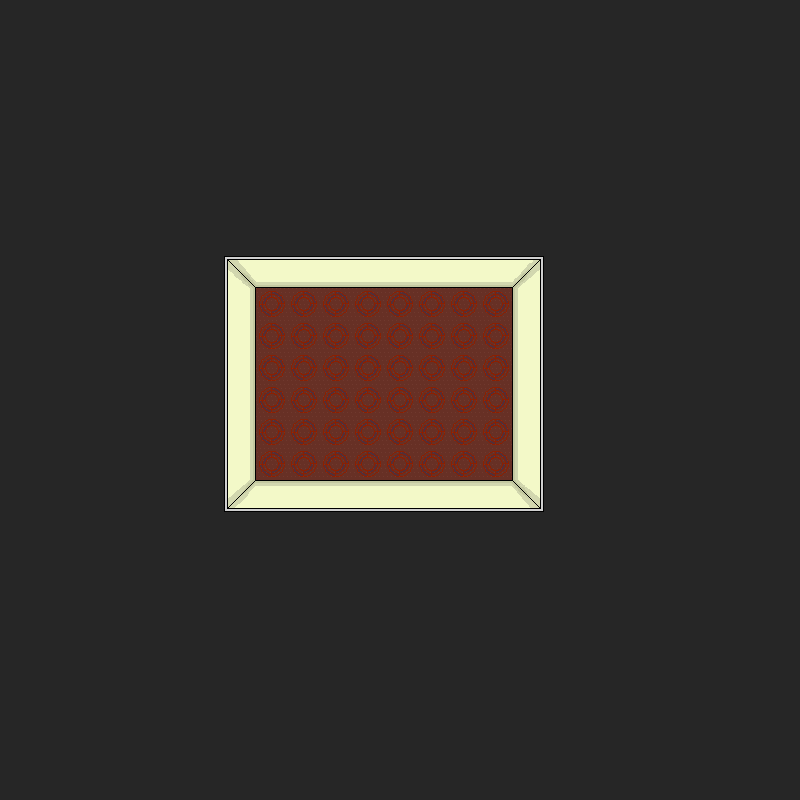

Below is a game level as drawn by its tile map, then a one-line description and the .tmx file that defines it, in full:
An orthogonal 25x25 tile map with 32x32 px tiles, 1 tile layer (Tile Layer 1) and 1 object.

<map version="1.0" orientation="orthogonal" renderorder="right-down" width="25" height="25" tilewidth="32" tileheight="32" nextobjectid="15">
 <tileset firstgid="1" name="Office01" tilewidth="32" tileheight="32">
  <image source="../../android/assets/Maps/TitleSheet/Office01.png" trans="00ff7f" width="320" height="320" />
 </tileset>
 <layer name="Tile Layer 1" width="25" height="25">
  <data encoding="csv">
1,1,1,1,1,1,1,1,1,1,1,1,1,1,1,1,1,1,1,1,1,1,1,1,1,
1,1,1,1,1,1,1,1,1,1,1,1,1,1,1,1,1,1,1,1,1,1,1,1,1,
1,1,1,1,1,1,1,1,1,1,1,1,1,1,1,1,1,1,1,1,1,1,1,1,1,
1,1,1,1,1,1,1,1,1,1,1,1,1,1,1,1,1,1,1,1,1,1,1,1,1,
1,1,1,1,1,1,1,1,1,1,1,1,1,1,1,1,1,1,1,1,1,1,1,1,1,
1,1,1,1,1,1,1,1,1,1,1,1,1,1,1,1,1,1,1,1,1,1,1,1,1,
1,1,1,1,1,1,1,1,1,1,1,1,1,1,1,1,1,1,1,1,1,1,1,1,1,
1,1,1,1,1,1,1,1,1,1,1,1,1,1,1,1,1,1,1,1,1,1,1,1,1,
1,1,1,1,1,1,1,3,34,34,34,34,34,34,34,34,4,1,1,1,1,1,1,1,1,
1,1,1,1,1,1,1,11,74,74,74,74,74,74,74,74,26,1,1,1,1,1,1,1,1,
1,1,1,1,1,1,1,11,74,74,74,74,74,74,74,74,26,1,1,1,1,1,1,1,1,
1,1,1,1,1,1,1,11,74,74,74,74,74,74,74,74,26,1,1,1,1,1,1,1,1,
1,1,1,1,1,1,1,11,74,74,74,74,74,74,74,74,26,1,1,1,1,1,1,1,1,
1,1,1,1,1,1,1,11,74,74,74,74,74,74,74,74,26,1,1,1,1,1,1,1,1,
1,1,1,1,1,1,1,11,74,74,74,74,74,74,74,74,26,1,1,1,1,1,1,1,1,
1,1,1,1,1,1,1,5,43,43,43,43,43,43,43,43,6,1,1,1,1,1,1,1,1,
1,1,1,1,1,1,1,1,1,1,1,1,1,1,1,1,1,1,1,1,1,1,1,1,1,
1,1,1,1,1,1,1,1,1,1,1,1,1,1,1,1,1,1,1,1,1,1,1,1,1,
1,1,1,1,1,1,1,1,1,1,1,1,1,1,1,1,1,1,1,1,1,1,1,1,1,
1,1,1,1,1,1,1,1,1,1,1,1,1,1,1,1,1,1,1,1,1,1,1,1,1,
1,1,1,1,1,1,1,1,1,1,1,1,1,1,1,1,1,1,1,1,1,1,1,1,1,
1,1,1,1,1,1,1,1,1,1,1,1,1,1,1,1,1,1,1,1,1,1,1,1,1,
1,1,1,1,1,1,1,1,1,1,1,1,1,1,1,1,1,1,1,1,1,1,1,1,1,
1,1,1,1,1,1,1,1,1,1,1,1,1,1,1,1,1,1,1,1,1,1,1,1,1,
1,1,1,1,1,1,1,1,1,1,1,1,1,1,1,1,1,1,1,1,1,1,1,1,1
</data>
 </layer>
 <objectgroup name="Object Layer 1">
  <object id="14" x="224" y="256">
   <polyline points="0,0 320,0 320,32 0,32 0,0" />
  </object>
 </objectgroup>
</map>
